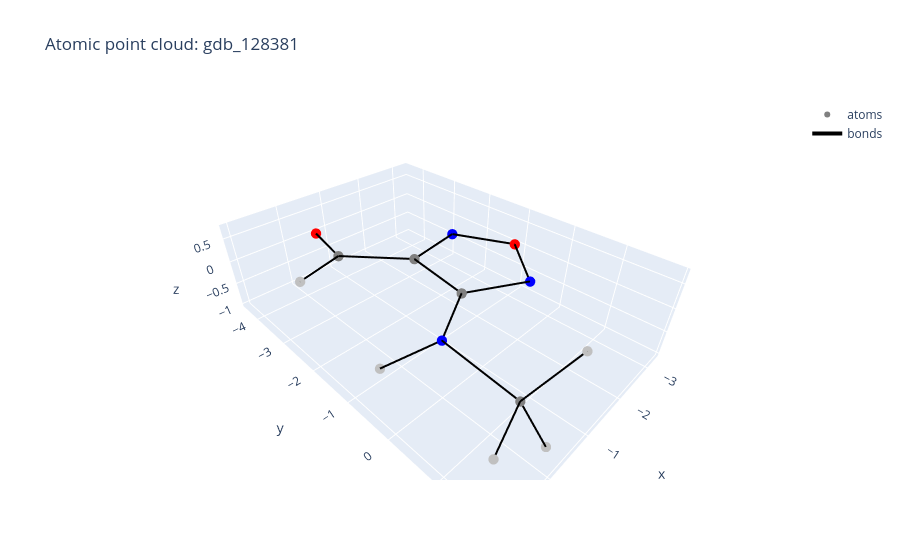

Here is the notebook cell this chart was saved with:
### Code cell
ATOM_COLORS = {1: 'silver', 6: 'gray', 7: 'blue', 8: 'red', 9: 'green', 15: 'orange', 16: 'yellow', 17: 'lime', 35: 'brown', 53: 'purple'}


def plot_sample_point_cloud(sample: dict) -> go.Figure:
    coords = sample['coords']
    atomic_nums = sample['atomic_nums']
    bonds = sample['bonds']
    colors = [ATOM_COLORS.get(int(z), 'pink') for z in atomic_nums]

    fig = go.Figure()
    fig.add_trace(go.Scatter3d(
        x=coords[:, 0], y=coords[:, 1], z=coords[:, 2],
        mode='markers',
        marker=dict(size=6, color=colors),
        text=[f'Z={int(z)}' for z in atomic_nums],
        name='atoms',
    ))

    bx, by, bz = [], [], []
    for i, j in bonds:
        bx.extend([coords[i, 0], coords[j, 0], None])
        by.extend([coords[i, 1], coords[j, 1], None])
        bz.extend([coords[i, 2], coords[j, 2], None])
    if bx:
        fig.add_trace(go.Scatter3d(x=bx, y=by, z=bz, mode='lines', line=dict(color='black', width=4), name='bonds'))

    fig.update_layout(title=f"Atomic point cloud: {sample['metrics']['sample_name']}", scene=dict(aspectmode='data'))
    return fig


safe_show('plot_sample_point_cloud', lambda: plot_sample_point_cloud(sample_bundle))

### Figure 1 — Plotly figure (JSON) as saved in the notebook; plotly's stock layout.template omitted (floating-point values rounded to 4 significant figures)
{"data": [{"marker": {"color": ["gray", "blue", "gray", "blue", "red", "blue", "gray", "gray", "red", "silver", "silver", "silver", "silver", "silver"], "size": 6}, "mode": "markers", "name": "atoms", "text": ["Z=6", "Z=7", "Z=6", "Z=7", "Z=8", "Z=7", "Z=6", "Z=6", "Z=8", "Z=1", "Z=1", "Z=1", "Z=1", "Z=1"], "type": "scatter3d", "x": [-0.0093, -0.0162, -1.194, -2.366, -3.289, -2.7, -1.406, -0.4044, -0.6529, 1.007, -0.3583, -0.666, 0.7942, 0.6445], "y": [1.404, -0.0458, -0.7247, -0.129, -1.167, -2.368, -2.15, -3.233, -4.41, 1.766, 1.728, 1.847, -0.5307, -2.868], "z": [-0.0222, 0.1269, 0.0416, 0.0117, -0.0089, -0.0086, 0.0251, 0.0569, 0.0099, 0.1397, -1.011, 0.7299, -0.2222, 0.1367]}, {"line": {"color": "black", "width": 4}, "mode": "lines", "name": "bonds", "type": "scatter3d", "x": [-0.0093, -0.0162, null, -0.0093, 1.007, null, -0.0093, -0.3583, null, -0.0093, -0.666, null, -0.0162, -1.194, null, -0.0162, 0.7942, null, -1.194, -2.366, null, -1.194, -1.406, null, -2.366, -3.289, null, -3.289, -2.7, null, -2.7, -1.406, null, -1.406, -0.4044, null, -0.4044, -0.6529, null, -0.4044, 0.6445, null], "y": [1.404, -0.0458, null, 1.404, 1.766, null, 1.404, 1.728, null, 1.404, 1.847, null, -0.0458, -0.7247, null, -0.0458, -0.5307, null, -0.7247, -0.129, null, -0.7247, -2.15, null, -0.129, -1.167, null, -1.167, -2.368, null, -2.368, -2.15, null, -2.15, -3.233, null, -3.233, -4.41, null, -3.233, -2.868, null], "z": [-0.0222, 0.1269, null, -0.0222, 0.1397, null, -0.0222, -1.011, null, -0.0222, 0.7299, null, 0.1269, 0.0416, null, 0.1269, -0.2222, null, 0.0416, 0.0117, null, 0.0416, 0.0251, null, 0.0117, -0.0089, null, -0.0089, -0.0086, null, -0.0086, 0.0251, null, 0.0251, 0.0569, null, 0.0569, 0.0099, null, 0.0569, 0.1367, null]}], "layout": {"scene": {"aspectmode": "data"}, "title": {"text": "Atomic point cloud: gdb_128381"}}}
